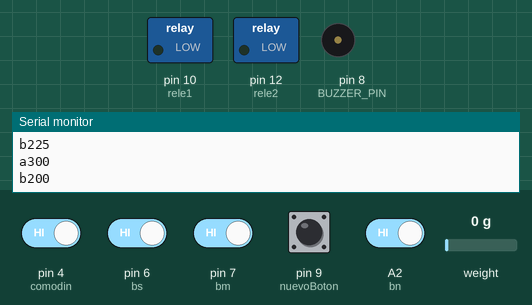
This sketch was run on a simulated Arduino Uno, built with avr-gcc and run on an emulated ATmega328P. Shown: switched loads named in the sketch (green lamp = pin HIGH), buzzer (waves = sounding), the last lines printed to the serial monitor. The inputs (shaded band) are chosen by the test bench; at power-on: A2 (bn), pin 4 (comodin), pin 6 (bs), pin 7 (bm), pin 9 (nuevoBoton) HIGH, weight on the scale 0 g. EEPROM starts erased.

Above: at 2.2 s.
2.3 s: pin 9 (nuevoBoton) pulled LOW for 0.65 s
At 3.5 s:
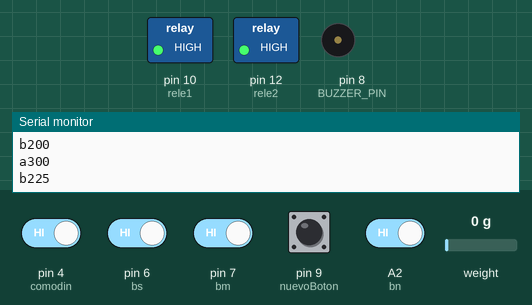
4.4 s: weight on the scale set to 184 g
5.9 s: weight on the scale set to 216 g
At 7.3 s:
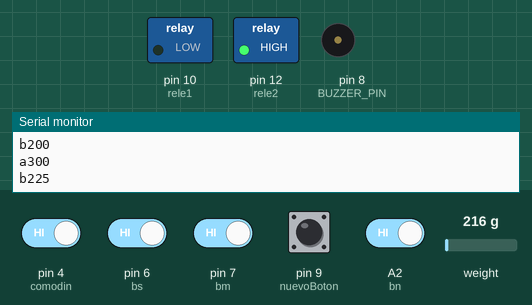
7.8 s: weight on the scale set to 100 g
At 7.92 s:
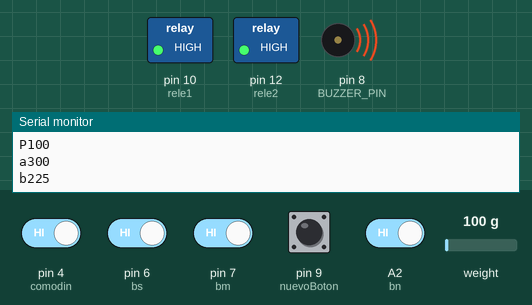
9.5 s: pin 4 (comodin) driven LOW and pin 6 (bs) driven LOW and pin 7 (bm) driven LOW and pin 9 (nuevoBoton) driven LOW and A2 (bn) driven LOW
At 10.4 s:
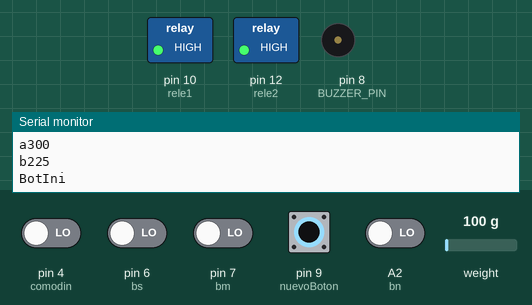
11.3 s: pin 4 (comodin) driven HIGH
At 11.48 s:
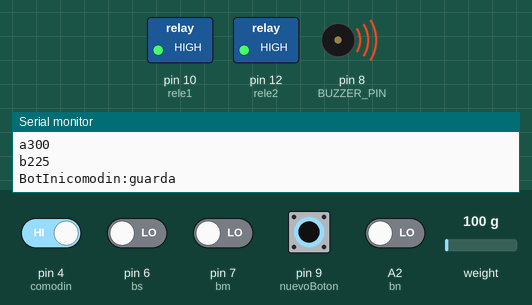
Timing chart, 0 to 13.8 s (numbered marks = the images above; inputs shaded):
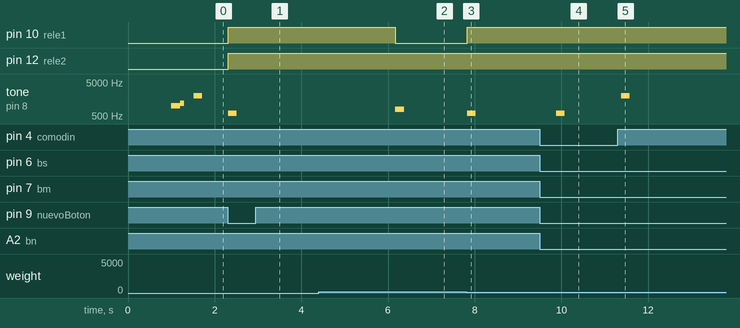

Measured:
- the behaviour switches between 199 and 200 g on weight on the scale (found by bisection; images 1 and 2)
- after the input at 2.3 s, pin 10 (rele1), pin 12 (rele2): LOW → HIGH at once; tone on pin 8 (BUZZER_PIN): silent → 600 Hz at once, → silent 0.20 s later
- after the input at 5.9 s, pin 10 (rele1): HIGH → LOW after 0.27 s; tone on pin 8 (BUZZER_PIN): silent → 800 Hz after 0.27 s, → silent 0.20 s later
- after the input at 7.8 s, pin 10 (rele1): LOW → HIGH at once; tone on pin 8 (BUZZER_PIN): silent → 600 Hz at once, → silent 0.20 s later
- after the input at 9.5 s, tone on pin 8 (BUZZER_PIN): silent → 600 Hz after 0.38 s, → silent 0.20 s later
- after the input at 11.3 s, tone on pin 8 (BUZZER_PIN): silent → 2000 Hz after 0.08 s, → silent 0.20 s later
- by itself, tone on pin 8 (BUZZER_PIN): plays 1000 Hz for 0.20 s, 1200 Hz for 0.10 s, 2000 Hz for 0.20 s

The sketch:

nano.ino
```cpp
// Balanza Nano - Control de llenado con 2 relés
// Comunicación Serial con Uno/TFT
#include <EEPROM.h>
#include <HX711.h>

// Pines
#define DT 2
#define SCK 3
#define bs 6
#define bm 7
#define bn A2
#define comodin 4
#define rele1 10
#define rele2 12
#define BUZZER_PIN 8
#define nuevoBoton 9  // ← cambiado de A1 a D9

HX711 celda;

// Variables
int weight = 0;
int memo1 = 300;
int preMemo1 = 200;
bool editandoMemo = true;
bool bsAnt = false;
bool comodinAnt = false;
bool nuevoBotonAnt = HIGH;  // ← para detección de flanco
int servoEstado = 0;
bool cicloActivo = false;   // ← reemplaza botonInicio
bool estadoFinalizado = false;
int pesoAnterior = -1;

// 🔴 CORREGIDO: lógica de relés invertida
#define RELE_ON  HIGH
#define RELE_OFF LOW

void setup() {
  Serial.begin(9600);

  // Pines de botones (todos INPUT_PULLUP)
  pinMode(bs, INPUT_PULLUP);
  pinMode(bm, INPUT_PULLUP);
  pinMode(bn, INPUT_PULLUP);
  pinMode(comodin, INPUT_PULLUP);
  pinMode(nuevoBoton, INPUT_PULLUP);

  // Pines de salida
  pinMode(rele1, OUTPUT);
  pinMode(rele2, OUTPUT);
  pinMode(BUZZER_PIN, OUTPUT);

  // 🔴 CORREGIDO: relés OFF al inicio (LOW = apagado)
  digitalWrite(rele1, RELE_OFF);
  digitalWrite(rele2, RELE_OFF);

  // Inicializar celda de carga
  celda.begin(DT, SCK);
  celda.set_scale(442.0);
  celda.tare();

  // Cargar valores de EEPROM
  EEPROM.get(130, memo1);
  EEPROM.get(160, preMemo1);

  // Validar valores cargados
  if (memo1 < 50 || memo1 > 5000) memo1 = 300;
  if (preMemo1 < 50 || preMemo1 > 5000) preMemo1 = 200;

  // Enviar valores iniciales al Uno
  enviarDato('a', memo1);
  enviarDato('b', preMemo1);

  // Beep de inicio
  tone(BUZZER_PIN, 1000, 200);
}

void loop() {
  leerPeso();
  manejarCiclo();
  manejarBotones();
  delay(50);
}

void leerPeso() {
  if (celda.is_ready()) {
    weight = celda.get_units(2);
  }

  // Enviar peso si cambió
  if (weight != pesoAnterior) {
    enviarDato('P', weight);
    pesoAnterior = weight;
  }
}

void manejarCiclo() {
  // 🔴 CORREGIDO: detección de flanco para arrancar el ciclo
  bool nuevoBotonNow = digitalRead(nuevoBoton);
  if (nuevoBotonAnt == HIGH && nuevoBotonNow == LOW) {
    // Flanco descendente: botón presionado
    cicloActivo = true;
    servoEstado = 1;
    estadoFinalizado = false;
    Serial.print("BotIni");
    tone(BUZZER_PIN, 500, 100);
  }
  nuevoBotonAnt = nuevoBotonNow;

  // Si el ciclo no está activo, mantener todo apagado
  if (!cicloActivo) {
    digitalWrite(rele1, RELE_OFF);
    digitalWrite(rele2, RELE_OFF);
    return;
  }

  // Si ya se completó el llenado, mantener relés cerrados
  if (estadoFinalizado && weight > 40) {
    digitalWrite(rele1, RELE_OFF);
    digitalWrite(rele2, RELE_OFF);
    return;
  }

  // Si se retiró el recipiente (peso bajo), reiniciar ciclo
  if (weight < 20 && estadoFinalizado) {
    cicloActivo = false;
    estadoFinalizado = false;
    servoEstado = 1;
    digitalWrite(rele1, RELE_OFF);
    digitalWrite(rele2, RELE_OFF);
    tone(BUZZER_PIN, 400, 200);
    return;
  }

  // Control normal con peso ascendente (solo si cicloActivo == true)
  // Estado 2: llenado rápido (ambos relés ON)
  if (weight < preMemo1 && servoEstado != 2) {
    servoEstado = 2;
    digitalWrite(rele1, RELE_ON);
    digitalWrite(rele2, RELE_ON);
    tone(BUZZER_PIN, 600, 200);
  }
  // Estado 3: goteo final (solo rele2 ON)
  else if (weight >= preMemo1 && weight < memo1 && servoEstado != 3) {
    servoEstado = 3;
    digitalWrite(rele1, RELE_OFF);
    digitalWrite(rele2, RELE_ON);
    tone(BUZZER_PIN, 800, 200);
  }
  // Estado 4: llenado completo (ambos relés OFF)
  else if (weight >= memo1 && servoEstado != 4) {
    servoEstado = 4;
    digitalWrite(rele1, RELE_OFF);
    digitalWrite(rele2, RELE_OFF);
    tone(BUZZER_PIN, 1000, 500);
    estadoFinalizado = true;
  }
}

void manejarBotones() {
  // Selección Memo1 / PreMemo1
  bool bsNow = digitalRead(bs) == HIGH;
  if (bsNow && !bsAnt) {
    editandoMemo = !editandoMemo;
    tone(BUZZER_PIN, 1200, 100);
  }
  bsAnt = bsNow;

  // Incremento (botón bm)
  if (digitalRead(bm) == HIGH) {
    if (editandoMemo) {
      memo1 = memo1 + 25;
      if (memo1 > 5000) memo1 = 5000;
    } else {
      preMemo1 = preMemo1 + 25;
      if (preMemo1 > memo1) preMemo1 = memo1;
    }
    enviarDato('a', memo1);
    enviarDato('b', preMemo1);
    delay(150);
  }

  // Decremento (botón bn)
  if (digitalRead(bn) == HIGH) {
    if (editandoMemo) {
      memo1 = memo1 - 25;
      if (memo1 < 50) memo1 = 50;
    } else {
      preMemo1 = preMemo1 - 25;
      if (preMemo1 < 50) preMemo1 = 50;
    }
    enviarDato('a', memo1);
    enviarDato('b', preMemo1);
    delay(150);
  }

  // Guardado en EEPROM (botón comodín)
  bool comodinNow = digitalRead(comodin) == HIGH;
  if (comodinNow && !comodinAnt) {
    EEPROM.put(130, memo1);
    EEPROM.put(160, preMemo1);
    Serial.print("comodin:guarda");
    tone(BUZZER_PIN, 2000, 200);
  }
  comodinAnt = comodinNow;
}

void enviarDato(char tipo, int valor) {
  Serial.print(tipo);
  Serial.println(valor);
}
```
